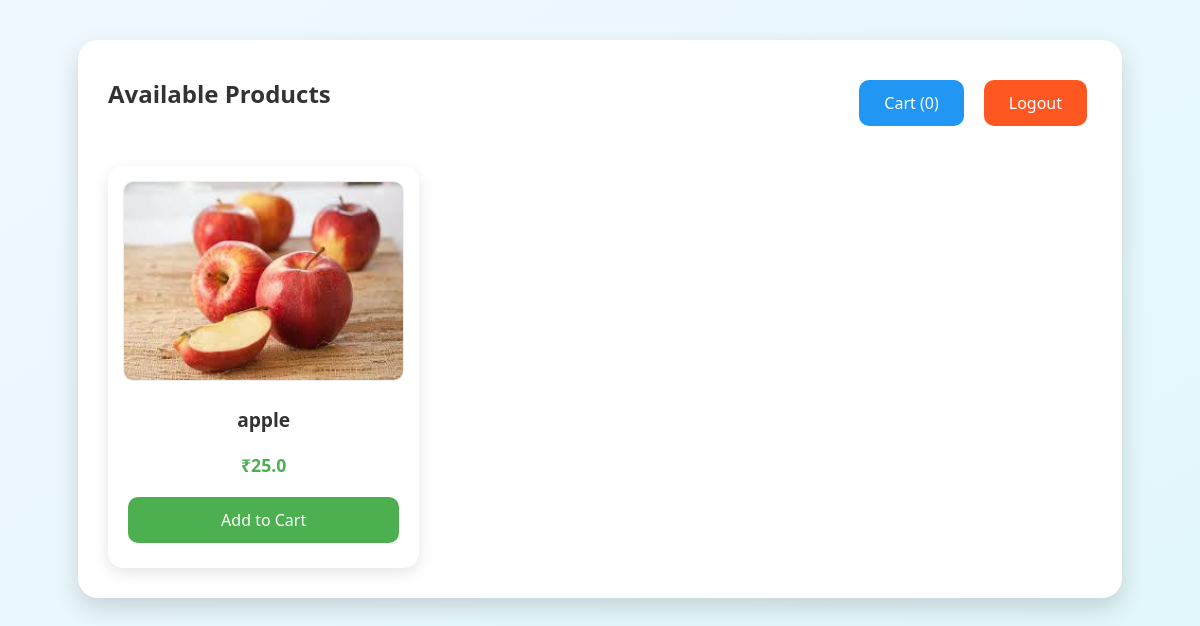
Screenshot of /products (signed in) with the database file from the repository.
### tables this page shows
CREATE TABLE products (
                        id INTEGER PRIMARY KEY AUTOINCREMENT,
                        name TEXT,
                        price REAL,
                        image TEXT,
                        description TEXT,
                        category TEXT,
                        stock INTEGER DEFAULT 100
                    );

### app.py (the view)
@app.route('/products')
def products():
    if 'user' not in session:
        return redirect('/login')
    with sqlite3.connect(DATABASE) as con:
        products = con.execute("SELECT * FROM products WHERE stock > 0").fetchall()
        cart_count = con.execute("SELECT COUNT(*) FROM cart WHERE username=?",
                               (session['user'],)).fetchone()[0]
    return render_template('products.html', products=products, cart_count=cart_count)

### templates/products.html (shortened to what this page needs)
﻿<!DOCTYPE html>
<html lang="en">
<head>
  <link rel="stylesheet" href="{{ url_for('static', filename='style.css') }}">
</head>
<body>
  <div class="product-container">
    <div class="header-section">
      <h2>Available Products</h2>
      <div class="cart-section">
        <a href="/view_cart" class="btn cart-btn">Cart ({{ cart_count }})</a>
        <a href="/logout" class="btn logout">Logout</a>
      </div>
    </div>
    <div class="products-grid">
      {% for product in products %}
      <div class="product-card">
        <img src="{{ url_for('static', filename=product[3]) }}" alt="{{ product[1] }}"
             onerror="this.src='{{ url_for('static', filename='images/default-product.png') }}'">
        <h3>{{ product[1] }}</h3>
        <p>₹{{ product[2] }}</p>
        <a href="/add_to_cart/{{ product[0] }}" class="btn">Add to Cart</a>
      </div>
      {% endfor %}
    </div>
  </div>
</body>
</html>

### static/style.css (style rules this page uses)
* { box-sizing: border-box; margin: 0; padding: 0; }
body { font-family: 'Segoe UI', Tahoma, Geneva, Verdana, sans-serif; background: linear-gradient(145deg, #f0f8ff, #e0f7fa); margin: 0; padding: 20px; display: flex; justify-content: center; align-items: flex-start; min-height: 100vh; animation: fadeIn 1s ease; }
.container, .form-container, .product-container, .center-box, .admin-container { background: #ffffff; padding: 30px; border-radius: 20px; box-shadow: 0 10px 25px rgba(0, 0, 0, 0.15); text-align: center; width: 90%; max-width: 1200px; margin: 20px auto; animation: scaleIn 0.6s ease; }
h1, h2, h3 { color: #333; margin-bottom: 20px; }
a { text-decoration: none; color: inherit; }
.btn { display: inline-block; margin: 10px 5px; padding: 12px 25px; background: #4caf50; color: #fff; border-radius: 10px; transition: all 0.3s ease; border: none; cursor: pointer; font-size: 16px; font-weight: 500; }
.btn.logout { background: #ff5722; }
.btn.cart-btn { background: #2196F3; }
.products-grid { display: grid; grid-template-columns: repeat(auto-fill, minmax(250px, 1fr)); gap: 25px; margin-top: 30px; }
.product-card { background: #fff; padding: 15px; border-radius: 15px; box-shadow: 0 5px 15px rgba(0,0,0,0.1); transition: all 0.3s ease; display: flex; flex-direction: column; }
.product-card img { width: 100%; height: 200px; object-fit: cover; border-radius: 10px; margin-bottom: 15px; border: 1px solid #eee; }
.product-card h3 { margin: 10px 0; color: #333; font-size: 1.2em; }
.product-card p { color: #4caf50; font-weight: bold; font-size: 1.1em; margin: 10px 0; }
.header-section { display: flex; justify-content: space-between; align-items: center; margin-bottom: 20px; flex-wrap: wrap; gap: 15px; }
.cart-section { display: flex; gap: 10px; }

### rows the page displays
products: image+name (picture), name "apple", price "25.0"

### other values shown
{{ cart_count }} "0"
